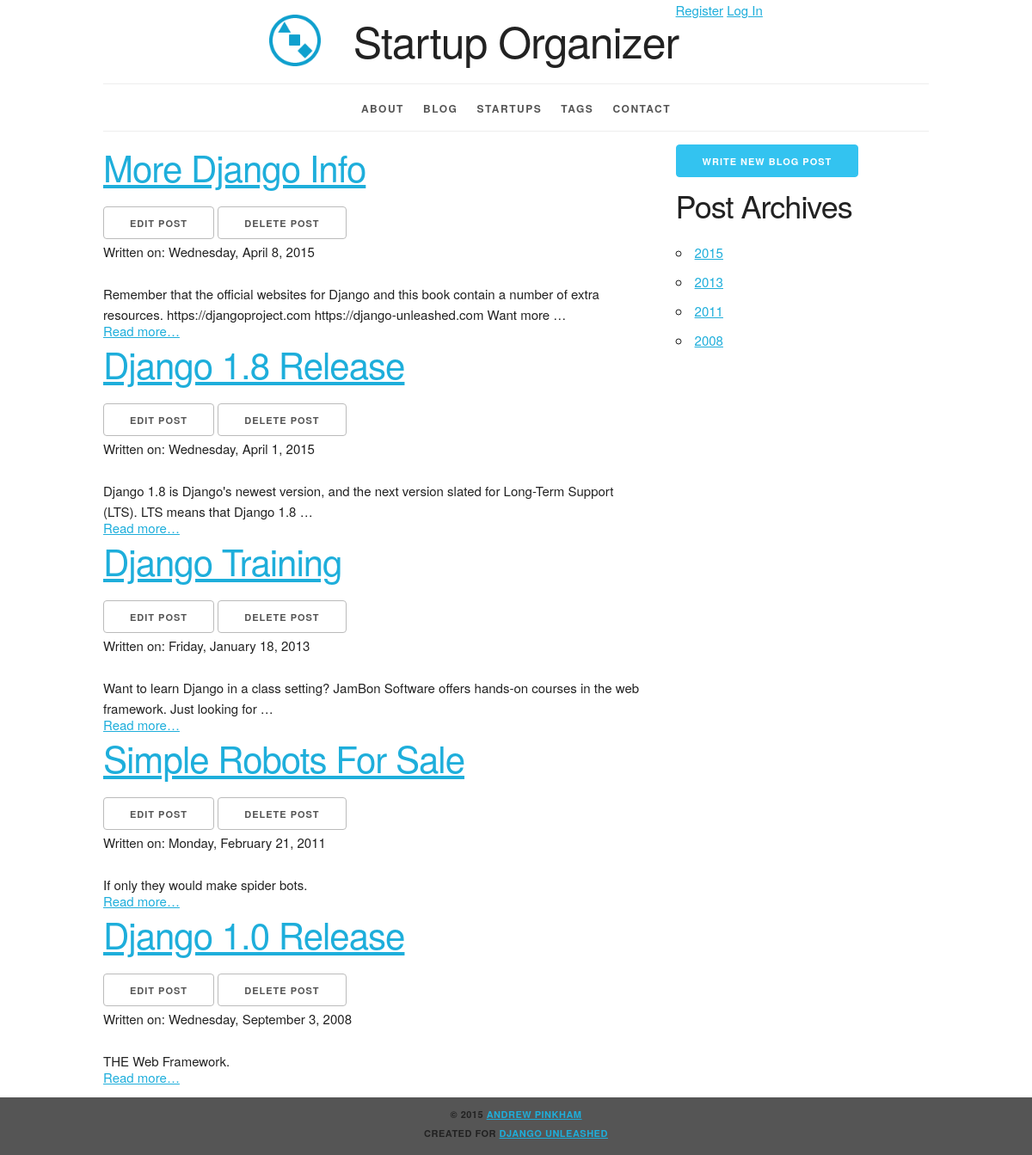
Screenshot of /blog/ with the database file from the repository.
### blog/models.py (models this page shows, shortened)
class Post(models.Model):
    title = models.CharField(max_length=63)
    slug = models.SlugField(
        max_length=63,
        help_text='A label for URL config',
        unique_for_month='pub_date')
    author = models.ForeignKey(
        settings.AUTH_USER_MODEL,
        related_name='blog_posts')
    text = models.TextField()
    pub_date = models.DateField(
        'date published',
        auto_now_add=True)
    tags = models.ManyToManyField(
        Tag,
        blank=True,
        related_name='blog_posts')
    startups = models.ManyToManyField(
        Startup,
        blank=True,
        related_name='blog_posts')
    objects = PostManager()
    class Meta:
        verbose_name = 'blog post'
        ordering = ['-pub_date', 'title']
        get_latest_by = 'pub_date'
        permissions = (
            ("view_future_post",
             "Can view unpublished Post"),
        )
    def get_absolute_url(self):
        return reverse(
            'blog_post_detail',
            kwargs={'year': self.pub_date.year,
                    'month': self.pub_date.month,
                    'slug': self.slug})
    def get_delete_url(self):
        return reverse(
            'blog_post_delete',
            kwargs={'year': self.pub_date.year,
                    'month': self.pub_date.month,
                    'slug': self.slug})
    def get_update_url(self):
        return reverse(
            'blog_post_update',
            kwargs={'year': self.pub_date.year,
                    'month': self.pub_date.month,
                    'slug': self.slug})
    def natural_key(self):
        return (
            self.pub_date,
            self.slug)
    natural_key.dependencies = [
        'organizer.startup',
        'organizer.tag',
        'user.user',
    ]

### blog/views.py (the view)
class PostList(
        AllowFuturePermissionMixin,
        ArchiveIndexView):
    allow_empty = True
    context_object_name = 'post_list'
    date_field = 'pub_date'
    make_object_list = True
    model = Post
    paginate_by = 5
    template_name = 'blog/post_list.html'

### blog/utils.py (called while the page is built)
    def get_allow_future(self):
        return self.request.user.has_perm(
            'blog.view_future_post')

### blog/templates/blog/post_list.html (shortened to what this page needs)
{% extends parent_template|default:"blog/base_blog.html" %}
{% block content %}
  <div class="row">
    <div class="eight columns">
      {% for post in post_list %}
        <article class="list-item">
          <header>
            <h2>
              <a href="{{ post.get_absolute_url }}">
                {{ post.title|title }}</a>
            </h2>
              <ul class="inline">
                  <li>
                    <a
                        href="{{ post.get_update_url }}"
                        class="button">
                      Edit Post</a></li>
                  <li>
                    <a
                        href="{{ post.get_delete_url }}"
                        class="button">
                      Delete Post</a></li>
              </ul>
            <p>
              Written on:
              <time datetime="{{ post.pub_date|date:"Y-m-d" }}">
                {{ post.pub_date|date:"l, F j, Y" }}
              </time>
            </p>
          </header>
          <p>{{ post.text|truncatewords:20 }}</p>
          <p class="read-more">
            <a href="{{ post.get_absolute_url }}">
              Read more&hellip;</a>
          </p>
        </article>
      {% empty %}
        <p><em>No Blog Posts Available</em></p>
      {% endfor %}
    </div>
    <div class="desktop four columns">
        <a
          href="{% url 'blog_post_create' %}"
          class="button button-primary">
        Write New Blog Post</a>
      <h3>Post Archives</h3>
      <ul>
        {% for y in date_list %}
          <li><a href="{% url 'blog_post_archive_year' y|date:"Y" %}">
            {{ y|date:"Y" }}</a></li>
        {% endfor %}
      </ul>
    </div>
  </div>
{% endblock %}

### static/site/skeleton.css (style rules this page uses)
.column, .columns { width: 100%; float: left; box-sizing: border-box; }
@media (min-width: 550px) { .column, .columns { margin-left: 4%; } }
@media (min-width: 550px) { .column:first-child, .columns:first-child { margin-left: 0; } }
@media (min-width: 550px) { .four.columns { width: 30.6666666667%; } }
@media (min-width: 550px) { .eight.columns { width: 65.3333333333%; } }
html { font-size: 62.5%; }
body { font-size: 1.5em; line-height: 1.6; font-weight: 400; font-family: "Raleway", "HelveticaNeue", "Helvetica Neue", Helvetica, Arial, sans-serif; color: #222; }
h1, h2, h3, h4, h5, h6 { margin-top: 0; margin-bottom: 2rem; font-weight: 300; }
h2 { font-size: 3.6rem; line-height: 1.25; letter-spacing: -.1rem; }
h3 { font-size: 3.0rem; line-height: 1.3; letter-spacing: -.1rem; }
@media (min-width: 550px) { h2 { font-size: 4.2rem; } }
@media (min-width: 550px) { h3 { font-size: 3.6rem; } }
p { margin-top: 0; }
a { color: #1EAEDB; }
.button, button, input[type="submit"], input[type="reset"], input[type="button"] { display: inline-block; height: 38px; padding: 0 30px; color: #555; text-align: center; font-size: 11px; font-weight: 600; line-height: 38px; letter-spacing: .1rem; text-transform: uppercase; text-decoration: none; white-space: nowrap; background-color: transparent; border-radius: 4px; border: 1px solid #bbb; cursor: pointer; box-sizing: border-box; }
.button.button-primary, button.button-primary, input[type="submit"].button-primary, input[type="reset"].button-primary, input[type="button"].button-primary { color: #FFF; background-color: #33C3F0; border-color: #33C3F0; }
ul { list-style: circle inside; }
ol, ul { padding-left: 0; margin-top: 0; }
li { margin-bottom: 1rem; }
button, .button { margin-bottom: 1rem; }
pre, blockquote, dl, figure, table, p, ul, ol, form { margin-bottom: 2.5rem; }
.container:after, .row:after, .u-cf { content: ""; display: table; clear: both; }

### static/site/style.css (style rules this page uses)
.desktop { display: none; }
@media (min-width: 550px) { .desktop { display: block; } }
html { height: 100%; background-color: #555; }
body { background-color: white; }
.read-more { padding: 0; margin: -2em 0 0; }
.inline { list-style-type: none; padding: 0; margin: 0 0 -0.5em; }
.inline li { display: inline; }

### rows the page displays
Post: title "More Django Info", pub_date "Wednesday, April 8, 2015", text "Remember that the official websites for Django and this book contain a number of extra resources. https://djangoproject.com https://django-unleashed.com Want more …"
Post: title "Django 1.8 Release", pub_date "Wednesday, April 1, 2015", text "Django 1.8 is Django's newest version, and the next version slated for Long-Term Support (LTS). LTS means that Django 1.8 …"
Post: title "Django Training", pub_date "Friday, January 18, 2013", text "Want to learn Django in a class setting? JamBon Software offers hands-on courses in the web framework. Just looking for …"
Post: title "Simple Robots For Sale", pub_date "Monday, February 21, 2011", text "If only they would make spider bots."
Post: title "Django 1.0 Release", pub_date "Wednesday, September 3, 2008", text "THE Web Framework."

### other values shown
{{ y|date:"Y" }} "2015" "2013" "2011" "2008"
